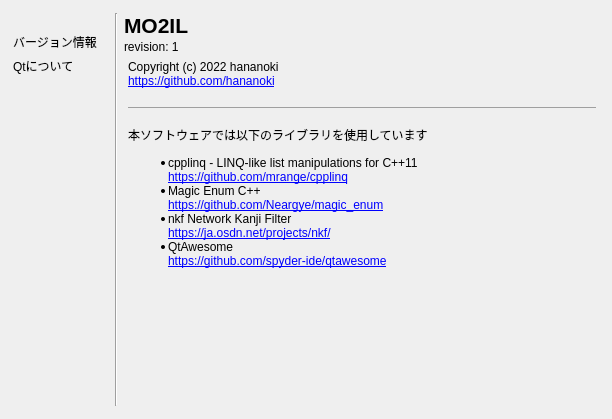
<?xml version="1.0" encoding="UTF-8"?>
<ui version="4.0">
 <class>UIPanelInfo</class>
 <widget class="QWidget" name="UIPanelInfo">
  <property name="geometry">
   <rect>
    <x>0</x>
    <y>0</y>
    <width>612</width>
    <height>419</height>
   </rect>
  </property>
  <property name="windowTitle">
   <string>情報</string>
  </property>
  <layout class="QVBoxLayout" name="verticalLayout">
   <property name="spacing">
    <number>0</number>
   </property>
   <property name="leftMargin">
    <number>4</number>
   </property>
   <property name="topMargin">
    <number>4</number>
   </property>
   <property name="rightMargin">
    <number>4</number>
   </property>
   <property name="bottomMargin">
    <number>4</number>
   </property>
   <item>
    <layout class="QHBoxLayout" name="horizontalLayout_2">
     <item>
      <widget class="QWidget" name="widget" native="true">
       <layout class="QVBoxLayout" name="verticalLayout_2">
        <item>
         <widget class="QLabel" name="label_3">
          <property name="maximumSize">
           <size>
            <width>64</width>
            <height>64</height>
           </size>
          </property>
          <property name="text">
           <string/>
          </property>
          <property name="pixmap">
           <pixmap resource="../res.qrc">:/res/icon/play_store_256.ico</pixmap>
          </property>
          <property name="scaledContents">
           <bool>true</bool>
          </property>
         </widget>
        </item>
        <item>
         <widget class="HClickableLabel" name="label_2">
          <property name="text">
           <string>バージョン情報</string>
          </property>
         </widget>
        </item>
        <item>
         <widget class="HClickableLabel" name="label">
          <property name="text">
           <string>Qtについて</string>
          </property>
         </widget>
        </item>
        <item>
         <spacer name="verticalSpacer">
          <property name="orientation">
           <enum>Qt::Vertical</enum>
          </property>
          <property name="sizeHint" stdset="0">
           <size>
            <width>20</width>
            <height>40</height>
           </size>
          </property>
         </spacer>
        </item>
       </layout>
      </widget>
     </item>
     <item>
      <widget class="QWidget" name="widget_2" native="true">
       <layout class="QHBoxLayout" name="horizontalLayout">
        <item>
         <widget class="Line" name="line">
          <property name="orientation">
           <enum>Qt::Vertical</enum>
          </property>
         </widget>
        </item>
        <item>
         <layout class="QVBoxLayout" name="verticalLayout_3">
          <property name="spacing">
           <number>2</number>
          </property>
          <item>
           <layout class="QVBoxLayout" name="verticalLayout_4">
            <property name="spacing">
             <number>2</number>
            </property>
            <item>
             <widget class="QLabel" name="label_4">
              <property name="font">
               <font>
                <pointsize>16</pointsize>
                <bold>true</bold>
               </font>
              </property>
              <property name="text">
               <string>MO2IL</string>
              </property>
              <property name="textFormat">
               <enum>Qt::RichText</enum>
              </property>
             </widget>
            </item>
            <item>
             <widget class="QLabel" name="label_rev">
              <property name="text">
               <string>revision: 1</string>
              </property>
             </widget>
            </item>
           </layout>
          </item>
          <item>
           <widget class="QTextBrowser" name="textBrowser">
            <property name="styleSheet">
             <string notr="true">background-color: transparent;
border: 0px;
</string>
            </property>
            <property name="lineWidth">
             <number>1</number>
            </property>
            <property name="verticalScrollBarPolicy">
             <enum>Qt::ScrollBarAlwaysOff</enum>
            </property>
            <property name="horizontalScrollBarPolicy">
             <enum>Qt::ScrollBarAlwaysOff</enum>
            </property>
            <property name="html">
             <string>&lt;!DOCTYPE HTML PUBLIC &quot;-//W3C//DTD HTML 4.0//EN&quot; &quot;http://www.w3.org/TR/REC-html40/strict.dtd&quot;&gt;
&lt;html&gt;&lt;head&gt;&lt;meta name=&quot;qrichtext&quot; content=&quot;1&quot; /&gt;&lt;meta charset=&quot;utf-8&quot; /&gt;&lt;title&gt;hananoki.github.io&lt;/title&gt;&lt;style type=&quot;text/css&quot;&gt;
p, li { white-space: pre-wrap; }
hr { height: 1px; border-width: 0; }
&lt;/style&gt;&lt;/head&gt;&lt;body style=&quot; font-family:'Yu Gothic UI'; font-size:9pt; font-weight:400; font-style:normal;&quot;&gt;
&lt;p style=&quot; margin-top:12px; margin-bottom:12px; margin-left:0px; margin-right:0px; -qt-block-indent:0; text-indent:0px;&quot;&gt;&lt;span style=&quot; font-family:'MS UI Gothic';&quot;&gt;Copyright (c) 2022 hananoki&lt;br /&gt;&lt;/span&gt;&lt;a href=&quot;https://github.com/hananoki&quot;&gt;&lt;span style=&quot; font-family:'MS UI Gothic'; text-decoration: underline; color:#0000ff;&quot;&gt;https://github.com/hananoki&lt;/span&gt;&lt;/a&gt;&lt;/p&gt;
&lt;hr /&gt;
&lt;p style=&quot; margin-top:12px; margin-bottom:12px; margin-left:0px; margin-right:0px; -qt-block-indent:0; text-indent:0px;&quot;&gt;&lt;span style=&quot; font-family:'MS UI Gothic';&quot;&gt;本ソフトウェアでは以下のライブラリを使用しています&lt;/span&gt;&lt;/p&gt;
&lt;ul style=&quot;margin-top: 0px; margin-bottom: 0px; margin-left: 0px; margin-right: 0px; -qt-list-indent: 1;&quot;&gt;&lt;li style=&quot; font-family:'MS UI Gothic';&quot; style=&quot; margin-top:12px; margin-bottom:0px; margin-left:0px; margin-right:0px; -qt-block-indent:0; text-indent:0px;&quot;&gt;cpplinq - LINQ-like list manipulations for C++11&lt;br /&gt;&lt;a href=&quot;https://github.com/mrange/cpplinq&quot;&gt;&lt;span style=&quot; text-decoration: underline; color:#0000ff;&quot;&gt;https://github.com/mrange/cpplinq&lt;/span&gt;&lt;/a&gt;&lt;/li&gt;
&lt;li style=&quot; font-family:'MS UI Gothic';&quot; style=&quot; margin-top:0px; margin-bottom:0px; margin-left:0px; margin-right:0px; -qt-block-indent:0; text-indent:0px;&quot;&gt;Magic Enum C++&lt;br /&gt;&lt;a href=&quot;https://github.com/Neargye/magic_enum&quot;&gt;&lt;span style=&quot; text-decoration: underline; color:#0000ff;&quot;&gt;https://github.com/Neargye/magic_enum&lt;/span&gt;&lt;/a&gt;&lt;/li&gt;
&lt;li style=&quot; font-family:'MS UI Gothic';&quot; style=&quot; margin-top:0px; margin-bottom:0px; margin-left:0px; margin-right:0px; -qt-block-indent:0; text-indent:0px;&quot;&gt;nkf Network Kanji Filter&lt;br /&gt;&lt;a href=&quot;https://ja.osdn.net/projects/nkf/&quot;&gt;&lt;span style=&quot; text-decoration: underline; color:#0000ff;&quot;&gt;https://ja.osdn.net/projects/nkf/&lt;/span&gt;&lt;/a&gt;&lt;/li&gt;
&lt;li style=&quot; font-family:'MS UI Gothic';&quot; style=&quot; margin-top:0px; margin-bottom:12px; margin-left:0px; margin-right:0px; -qt-block-indent:0; text-indent:0px;&quot;&gt;QtAwesome&lt;br /&gt;&lt;a href=&quot;https://github.com/spyder-ide/qtawesome&quot;&gt;&lt;span style=&quot; text-decoration: underline; color:#0000ff;&quot;&gt;https://github.com/spyder-ide/qtawesome&lt;/span&gt;&lt;/a&gt; &lt;/li&gt;&lt;/ul&gt;&lt;/body&gt;&lt;/html&gt;</string>
            </property>
            <property name="tabStopDistance">
             <double>2.000000000000000</double>
            </property>
            <property name="openExternalLinks">
             <bool>true</bool>
            </property>
            <property name="tabStopWidth" stdset="0">
             <number>2</number>
            </property>
           </widget>
          </item>
         </layout>
        </item>
       </layout>
      </widget>
     </item>
    </layout>
   </item>
  </layout>
 </widget>
 <customwidgets>
  <customwidget>
   <class>HClickableLabel</class>
   <extends>QLabel</extends>
   <header>HClickableLabel.h</header>
  </customwidget>
 </customwidgets>
 <resources>
  <include location="../res.qrc"/>
 </resources>
 <connections/>
</ui>
